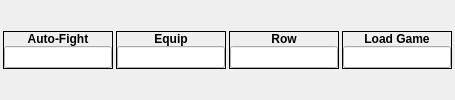
              <widget class="QWidget" name="widget_34" native="true">
               <layout class="QHBoxLayout" name="horizontalLayout_13">
                <property name="spacing">
                 <number>3</number>
                </property>
                <property name="leftMargin">
                 <number>3</number>
                </property>
                <property name="topMargin">
                 <number>0</number>
                </property>
                <property name="rightMargin">
                 <number>3</number>
                </property>
                <property name="bottomMargin">
                 <number>0</number>
                </property>
                <item>
                 <widget class="QFrame" name="gbCommandMessage_AutoFight">
                  <property name="sizePolicy">
                   <sizepolicy hsizetype="Preferred" vsizetype="Fixed">
                    <horstretch>0</horstretch>
                    <verstretch>0</verstretch>
                   </sizepolicy>
                  </property>
                  <property name="minimumSize">
                   <size>
                    <width>0</width>
                    <height>38</height>
                   </size>
                  </property>
                  <property name="maximumSize">
                   <size>
                    <width>16777215</width>
                    <height>38</height>
                   </size>
                  </property>
                  <property name="frameShape">
                   <enum>QFrame::Box</enum>
                  </property>
                  <layout class="QVBoxLayout" name="verticalLayout_84">
                   <property name="spacing">
                    <number>0</number>
                   </property>
                   <property name="margin">
                    <number>0</number>
                   </property>
                   <item>
                    <widget class="QLabel" name="label_82">
                     <property name="sizePolicy">
                      <sizepolicy hsizetype="Preferred" vsizetype="Fixed">
                       <horstretch>0</horstretch>
                       <verstretch>0</verstretch>
                      </sizepolicy>
                     </property>
                     <property name="font">
                      <font>
                       <weight>75</weight>
                       <bold>true</bold>
                      </font>
                     </property>
                     <property name="text">
                      <string>Auto-Fight</string>
                     </property>
                     <property name="alignment">
                      <set>Qt::AlignCenter</set>
                     </property>
                    </widget>
                   </item>
                   <item>
                    <widget class="QLineEdit" name="leCmdAutoFight">
                     <property name="maxLength">
                      <number>12</number>
                     </property>
                    </widget>
                   </item>
                  </layout>
                 </widget>
                </item>
                <item>
                 <widget class="QFrame" name="gbCommandMessage_Equip">
                  <property name="sizePolicy">
                   <sizepolicy hsizetype="Preferred" vsizetype="Fixed">
                    <horstretch>0</horstretch>
                    <verstretch>0</verstretch>
                   </sizepolicy>
                  </property>
                  <property name="minimumSize">
                   <size>
                    <width>0</width>
                    <height>38</height>
                   </size>
                  </property>
                  <property name="maximumSize">
                   <size>
                    <width>16777215</width>
                    <height>38</height>
                   </size>
                  </property>
                  <property name="frameShape">
                   <enum>QFrame::Box</enum>
                  </property>
                  <layout class="QVBoxLayout" name="verticalLayout_85">
                   <property name="spacing">
                    <number>0</number>
                   </property>
                   <property name="margin">
                    <number>0</number>
                   </property>
                   <item>
                    <widget class="QLabel" name="label_91">
                     <property name="sizePolicy">
                      <sizepolicy hsizetype="Preferred" vsizetype="Fixed">
                       <horstretch>0</horstretch>
                       <verstretch>0</verstretch>
                      </sizepolicy>
                     </property>
                     <property name="font">
                      <font>
                       <weight>75</weight>
                       <bold>true</bold>
                      </font>
                     </property>
                     <property name="text">
                      <string>Equip</string>
                     </property>
                     <property name="alignment">
                      <set>Qt::AlignCenter</set>
                     </property>
                    </widget>
                   </item>
                   <item>
                    <widget class="QLineEdit" name="leCmdEquip">
                     <property name="maxLength">
                      <number>12</number>
                     </property>
                    </widget>
                   </item>
                  </layout>
                 </widget>
                </item>
                <item>
                 <widget class="QFrame" name="gbCommandMessage_Row">
                  <property name="sizePolicy">
                   <sizepolicy hsizetype="Preferred" vsizetype="Fixed">
                    <horstretch>0</horstretch>
                    <verstretch>0</verstretch>
                   </sizepolicy>
                  </property>
                  <property name="minimumSize">
                   <size>
                    <width>0</width>
                    <height>38</height>
                   </size>
                  </property>
                  <property name="maximumSize">
                   <size>
                    <width>16777215</width>
                    <height>38</height>
                   </size>
                  </property>
                  <property name="frameShape">
                   <enum>QFrame::Box</enum>
                  </property>
                  <layout class="QVBoxLayout" name="verticalLayout_86">
                   <property name="spacing">
                    <number>0</number>
                   </property>
                   <property name="margin">
                    <number>0</number>
                   </property>
                   <item>
                    <widget class="QLabel" name="label_95">
                     <property name="sizePolicy">
                      <sizepolicy hsizetype="Preferred" vsizetype="Fixed">
                       <horstretch>0</horstretch>
                       <verstretch>0</verstretch>
                      </sizepolicy>
                     </property>
                     <property name="font">
                      <font>
                       <weight>75</weight>
                       <bold>true</bold>
                      </font>
                     </property>
                     <property name="text">
                      <string>Row</string>
                     </property>
                     <property name="alignment">
                      <set>Qt::AlignCenter</set>
                     </property>
                    </widget>
                   </item>
                   <item>
                    <widget class="QLineEdit" name="leCmdRow">
                     <property name="maxLength">
                      <number>12</number>
                     </property>
                    </widget>
                   </item>
                  </layout>
                 </widget>
                </item>
                <item>
                 <widget class="QFrame" name="gbCommandMessage_LoadGame">
                  <property name="sizePolicy">
                   <sizepolicy hsizetype="Preferred" vsizetype="Fixed">
                    <horstretch>0</horstretch>
                    <verstretch>0</verstretch>
                   </sizepolicy>
                  </property>
                  <property name="minimumSize">
                   <size>
                    <width>0</width>
                    <height>38</height>
                   </size>
                  </property>
                  <property name="maximumSize">
                   <size>
                    <width>16777215</width>
                    <height>38</height>
                   </size>
                  </property>
                  <property name="frameShape">
                   <enum>QFrame::Box</enum>
                  </property>
                  <layout class="QVBoxLayout" name="verticalLayout_87">
                   <property name="spacing">
                    <number>0</number>
                   </property>
                   <property name="margin">
                    <number>0</number>
                   </property>
                   <item>
                    <widget class="QLabel" name="label_96">
                     <property name="sizePolicy">
                      <sizepolicy hsizetype="Preferred" vsizetype="Fixed">
                       <horstretch>0</horstretch>
                       <verstretch>0</verstretch>
                      </sizepolicy>
                     </property>
                     <property name="font">
                      <font>
                       <weight>75</weight>
                       <bold>true</bold>
                      </font>
                     </property>
                     <property name="text">
                      <string>Load Game</string>
                     </property>
                     <property name="alignment">
                      <set>Qt::AlignCenter</set>
                     </property>
                    </widget>
                   </item>
                   <item>
                    <widget class="QLineEdit" name="leCmdLoadGame">
                     <property name="maxLength">
                      <number>12</number>
                     </property>
                    </widget>
                   </item>
                  </layout>
                 </widget>
                </item>
               </layout>
              </widget>
